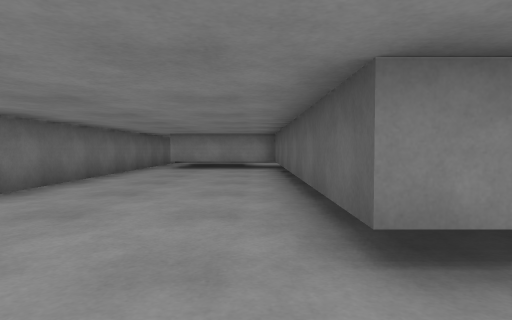
[1] (above)

14 first-person views from a walk through a Gazebo world. The camera is 0.29 m above the floor, tilts 2° down and sees 75° across. The floor is counted in squares, 0.5 m on a side. Each view is taken from the middle of a square. On the plan, view 1 faces up. The plan holds only what a view shows up to about 9 squares ahead; the rest is blank.

[2]
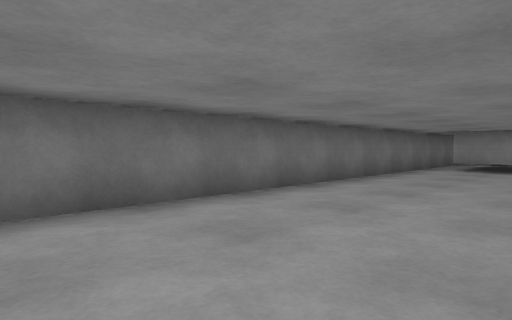

[3]
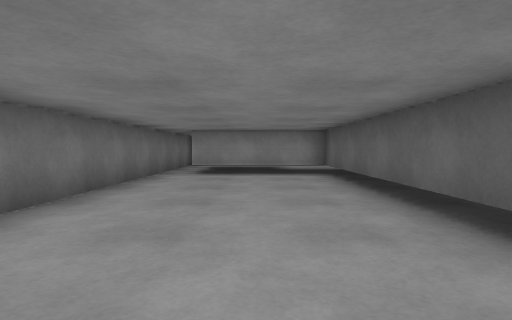

[4]
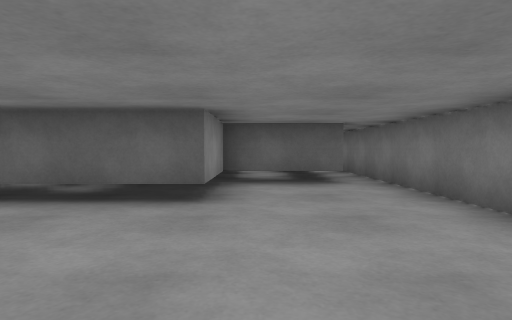

[5]
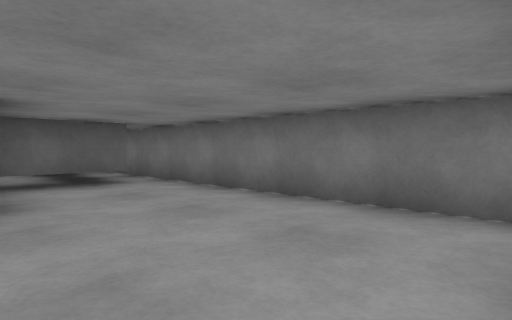

[6]
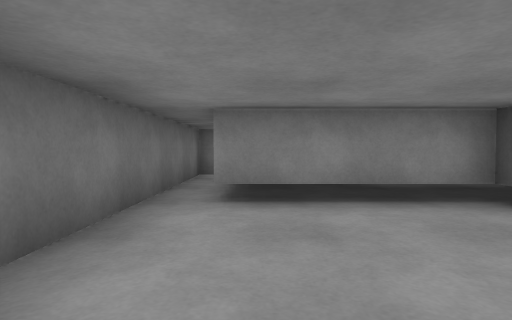

[7]
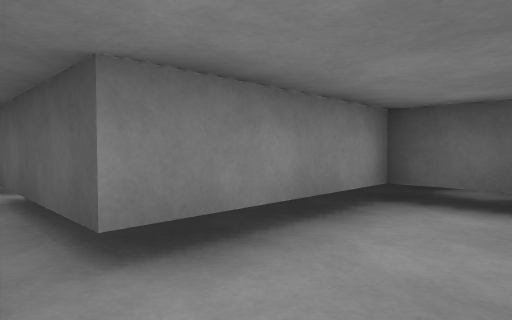

[8]
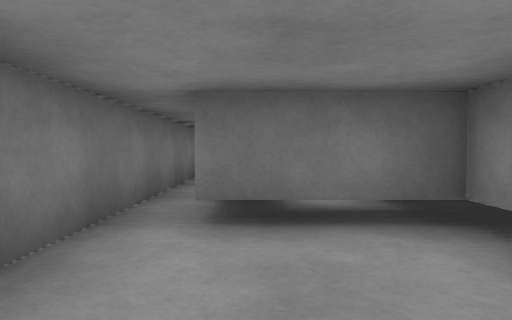

[9]
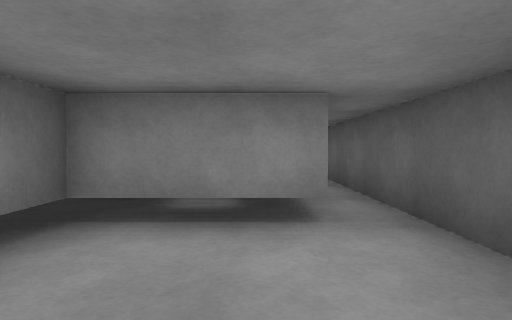

[10]
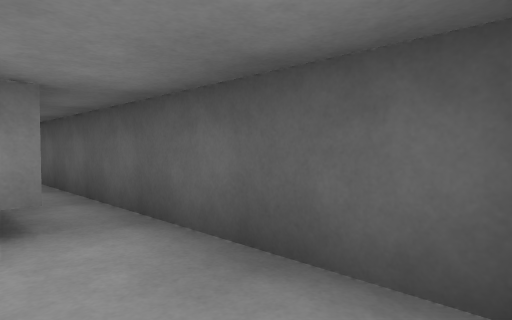

[11]
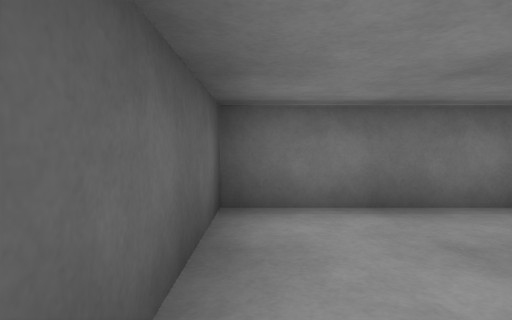

[12]
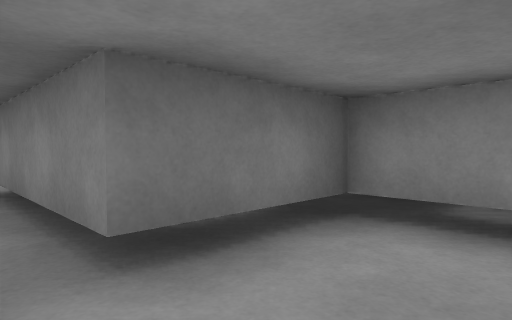

[13]
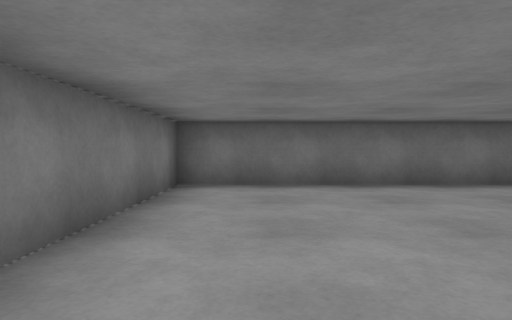

[14]
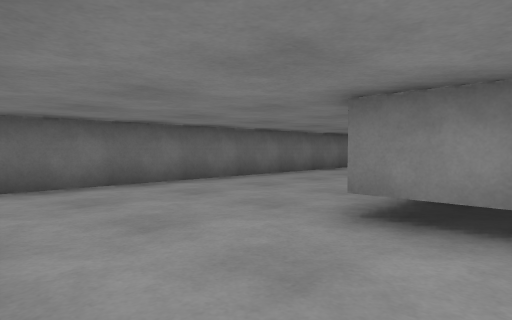

### Floor plan
Points are (right, up) in squares from view 1. A wall is a line through its corners. A room is listed if a view was taken in it or the views show most of it. See-through windows are left out.
Room 1 (views 1, 2, 3, 4, 5, 6, 7, 13, 14)
walls: (2.5, -0.5) (2.5, 1.6) (0.6, 1.6) (0.6, 9.5) (-2.4, 9.5); (-3.2, 9.4) (-3.2, -1.3) (6.4, -1.3); (6.6, -0.4) (3.8, -0.4)
ways out: opening at (6, -1) to room 2; opening at (-3, 10)
Room 2 (views 8, 9, 10, 12)
walls: (8.6, 1.6) (6.6, 1.6) (6.6, -0.4); (6.4, -1.3) (9.4, -1.3) (9.4, 1.4)
ways out: opening at (6, -1) to room 1; opening at (9, 2) to room 3
Room 3 (view 11)
walls: (9.4, 1.4) (9.4, 5.4)
ways out: opening at (9, 2) to room 2

Where each view was taken, in squares from view 1:
view 1: 0 up, 0 right, facing up
view 2: 0 up, 0 right, facing up-left
view 3: 2 up, 1 left, facing up
view 4: 1 up, 3 left, facing right
view 5: 2 up, 3 left, facing down-right
view 6: 6 up, 2 left, facing up
view 7: 8 up, 3 left, facing up-right
view 8: 0 up, 9 right, facing left
view 9: 1 down, 8 right, facing up
view 10: 1 down, 8 right, facing up-right
view 11: 2 up, 9 right, facing down
view 12: 1 down, 8 right, facing up-left
view 13: 0 up, 2 right, facing left
view 14: 1 down, 2 right, facing up-left
